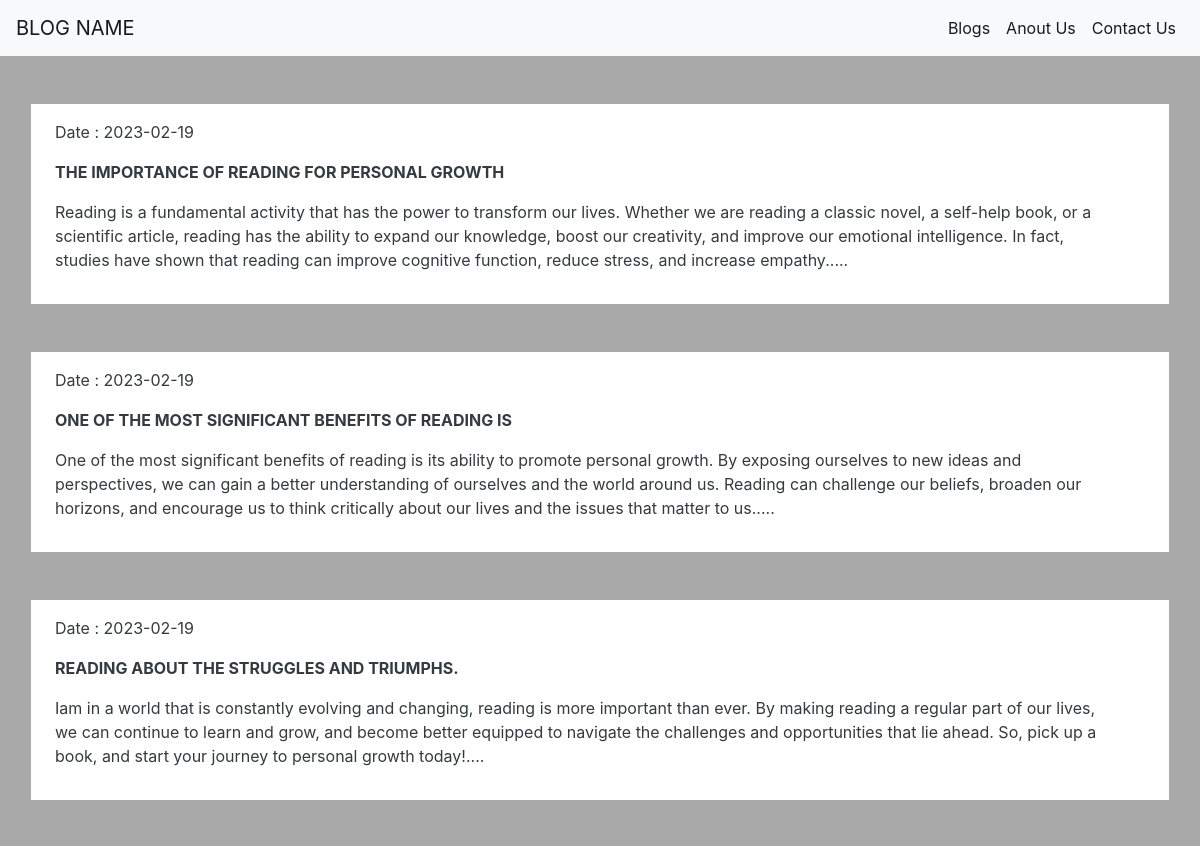
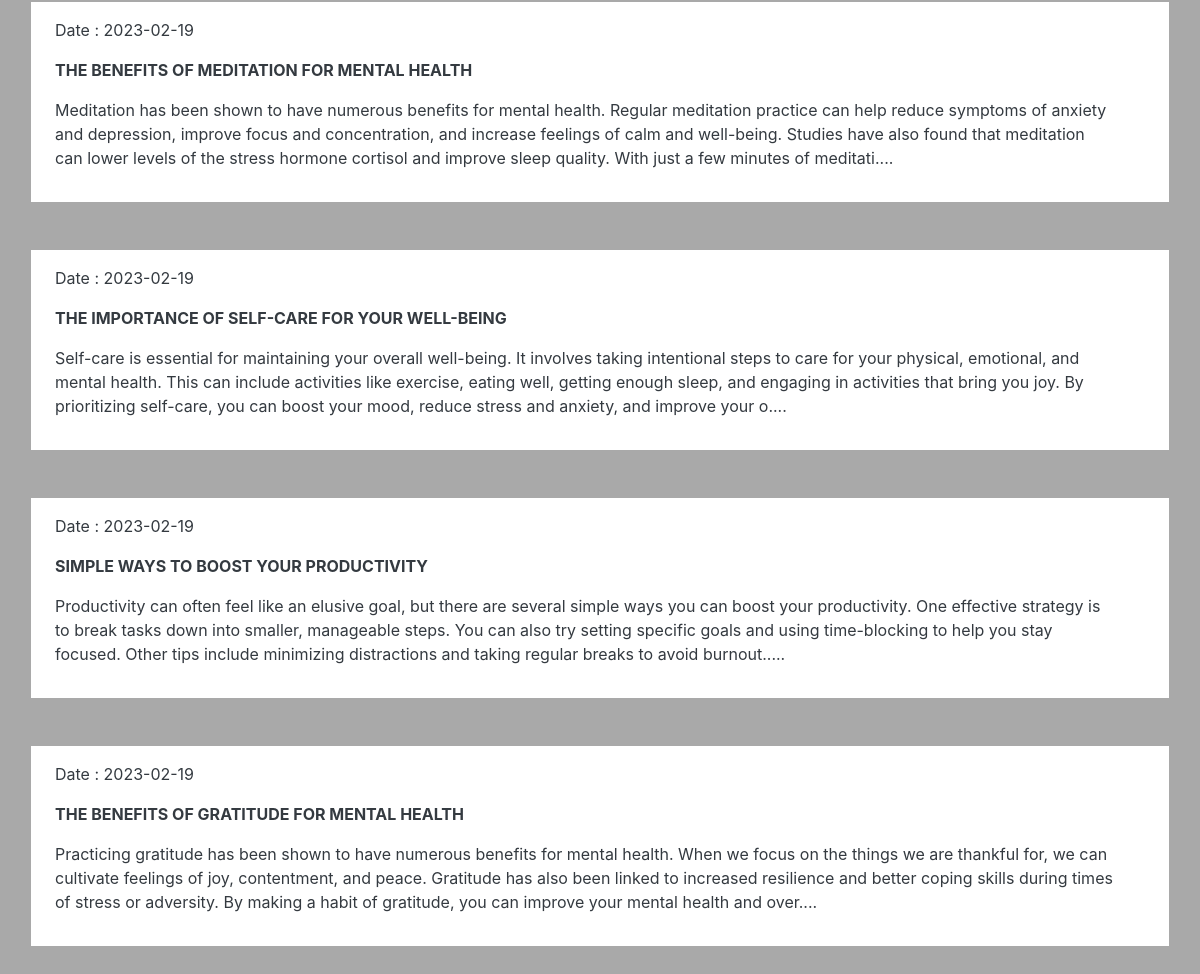
Screenshot of /blog.php with the database file from the repository (2 pictures, top to bottom).
### tables this page shows
CREATE TABLE `blog` (
  `post_id` int(11) NOT NULL,
  `title` varchar(100) NOT NULL,
  `description` text NOT NULL,
  `post_date` date NOT NULL DEFAULT current_timestamp(),
  `user_id` int(20) NOT NULL
);

### blog.php (the view)
<?php include 'header.php'; ?>
<?php include 'config.php'; ?>
                    <?php
                         $sql = "SELECT * FROM blog";
                         $result = mysqli_query($conn, $sql) or die("Query Failed");
                         while($row = mysqli_fetch_assoc($result)){
                            $title = $row ['title'];
                            $desc = $row ['description'];
                            $date = $row ['post_date'];
                     ?>
                        <div class="container-fluid my-5 text-white">
                            <div class="row m-3 bg-white text-dark">
                                <div class="col-md-12 row m-auto">
                                    <div class="col-md-12 p-3 row">
                                    <p class="col-md-12  px-2 text-left"> Date : <?php echo $date ?></p>
                                    <p class="col-md-12  px-2 font-weight-bolder text-uppercase"><?php echo substr($title,0,50) ?></p>
                                    <p class="col-md-12  px-2 text-left"> <?php echo substr($desc,0,380) ?>....</p>
                                    </div>
                                </div>
                            </div>
                        </div>
                        <?php }?>

### header.php (shortened to what this page needs)
<!DOCTYPE html>
<html lang="en">
<head>
    <link rel="stylesheet" href="https://cdn.jsdelivr.net/npm/bootstrap@4.6.2/dist/css/bootstrap.min.css">
    <link rel="stylesheet" href="css/bootstrap.min.css" />
    <link rel="stylesheet" href="css/font-awesome.css">
    <link rel="stylesheet" href="css/main.css">
</head>
<body style="background-color:darkgray; background-repeat: no-repeat; background-size: cover;">
<nav class="navbar navbar-expand-lg navbar-light bg-light ">
    <a class="navbar-brand" href="index.php">BLOG NAME</a>
    <div class="collapse navbar-collapse" id="navbarSupportedContent">
      <ul class="navbar-nav ml-auto">
        <li class="nav-item active">
          <a class="nav-link" href="blog.php">Blogs <span class="sr-only">(current)</span></a>
        </li>
        <li class="nav-item active">
            <a class="nav-link" href="#">Anout Us <span class="sr-only">(current)</span></a>
        </li>
        <li class="nav-item active">
            <a class="nav-link" href="#">Contact Us <span class="sr-only">(current)</span></a>
        </li>
      </ul>
    </div>
  </nav>

### css/main.css (style rules this page uses)
body { background-color:; }
a, a:hover, a:focus { text-decoration: none; outline: none; }
ul { margin:0; padding:0; list-style:none; }

### rows the page displays
blog: post_date "2023-02-19", title "THE IMPORTANCE OF READING FOR PERSONAL GROWTH", description "Reading is a fundamental activity that has the power to transform our lives. Whether we are reading a classic novel, a self-help book, or a scientific article, reading has the ability to expand our knowledge, boost our creativity, and improve our emotional intelligence. In fact, studies have shown that reading can improve cognitive function, reduce stress, and increase empathy."
blog: post_date "2023-02-19", title "ONE OF THE MOST SIGNIFICANT BENEFITS OF READING IS", description "One of the most significant benefits of reading is its ability to promote personal growth. By exposing ourselves to new ideas and perspectives, we can gain a better understanding of ourselves and the world around us. Reading can challenge our beliefs, broaden our horizons, and encourage us to think critically about our lives and the issues that matter to us."
blog: post_date "2023-02-19", title "READING ABOUT THE STRUGGLES AND TRIUMPHS.", description "Iam in a world that is constantly evolving and changing, reading is more important than ever. By making reading a regular part of our lives, we can continue to learn and grow, and become better equipped to navigate the challenges and opportunities that lie ahead. So, pick up a book, and start your journey to personal growth today!"
blog: post_date "2023-02-19", title "THE BENEFITS OF MEDITATION FOR MENTAL HEALTH", description "Meditation has been shown to have numerous benefits for mental health. Regular meditation practice can help reduce symptoms of anxiety and depression, improve focus and concentration, and increase feelings of calm and well-being. Studies have also found that meditation can lower levels of the stress hormone cortisol and improve sleep quality. With just a few minutes of meditati"
blog: post_date "2023-02-19", title "THE IMPORTANCE OF SELF-CARE FOR YOUR WELL-BEING", description "Self-care is essential for maintaining your overall well-being. It involves taking intentional steps to care for your physical, emotional, and mental health. This can include activities like exercise, eating well, getting enough sleep, and engaging in activities that bring you joy. By prioritizing self-care, you can boost your mood, reduce stress and anxiety, and improve your o"
blog: post_date "2023-02-19", title "SIMPLE WAYS TO BOOST YOUR PRODUCTIVITY", description "Productivity can often feel like an elusive goal, but there are several simple ways you can boost your productivity. One effective strategy is to break tasks down into smaller, manageable steps. You can also try setting specific goals and using time-blocking to help you stay focused. Other tips include minimizing distractions and taking regular breaks to avoid burnout."
blog: post_date "2023-02-19", title "THE BENEFITS OF GRATITUDE FOR MENTAL HEALTH", description "Practicing gratitude has been shown to have numerous benefits for mental health. When we focus on the things we are thankful for, we can cultivate feelings of joy, contentment, and peace. Gratitude has also been linked to increased resilience and better coping skills during times of stress or adversity. By making a habit of gratitude, you can improve your mental health and over"
